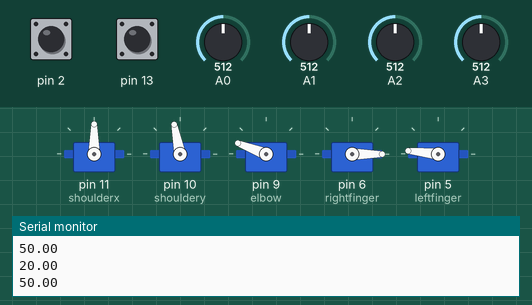
A sketch run on a simulated Arduino Uno, built with avr-gcc and run on an emulated ATmega328P. Shown: 5 × servo, the last lines printed to the serial monitor. The test bench sets the inputs (shaded band); at power-on: A0 = 512, A1 = 512, A2 = 512, pin 2 HIGH, pin 13 HIGH, A3 = 512.

Above: at 1.2 s.
1.3 s: A0 set to 585
2.8 s: A0 set to 608
At 3.41 s:
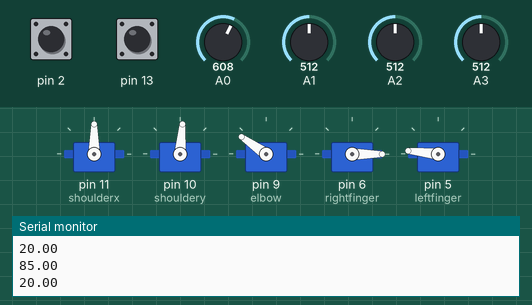
At 5.7 s:
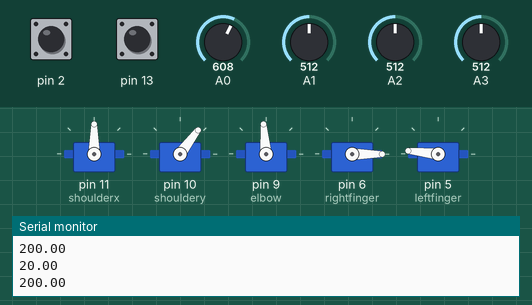
5.8 s: A1 set to 417
7.3 s: A1 set to 382
At 9.76 s:
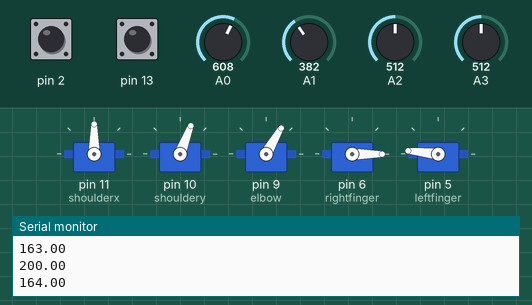
10.3 s: A2 set to 585
11.8 s: A2 set to 609
At 14.8 s:
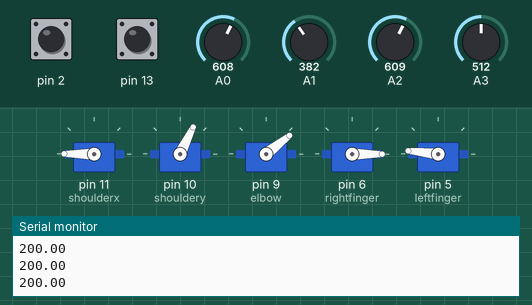
Timing chart, 0 to 15.8 s (numbered marks = the images above; inputs shaded):
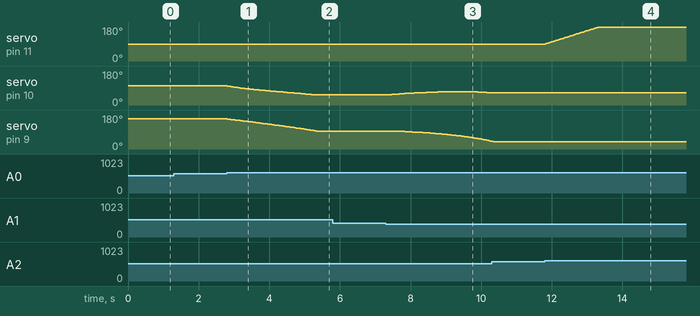

Measured:
- the behaviour switches between 600 and 601 on A0 (found by bisection; images 0 and 1)
- the behaviour switches between 400 and 399 on A1 (found by bisection; images 2 and 3)
- the behaviour switches between 600 and 601 on A2 (found by bisection; images 3 and 4)
- after the input at 2.8 s, servo on pin 10 (shouldery): moves from 101° to 53° over 2.5 s, starting at once; servo on pin 9 (elbow): moves from 159° to 95° over 2.5 s, starting at once
- after the input at 7.3 s, servo on pin 10 (shouldery): rises from 53° to 70° in 1.7 s, then falls to 65° in 1.2 s; servo on pin 9 (elbow): moves from 95° to 42° over 2.8 s, starting after 0.21 s
- after the input at 11.8 s, servo on pin 11 (shoulderx): moves from 90° to 180° over 1.5 s, starting at once

The sketch:

inversekinematics.ino
```cpp
#include <Servo.h>
#include <math.h>
Servo shoulderx;  // create Servo object to control a servo
Servo shouldery;
Servo elbow;
Servo rightfinger;
Servo leftfinger;
// the setup routine runs once when you press reset:
void setup() {
  // initialize serial communication at 9600 bits per second:
  Serial.begin(9600);
  shoulderx.attach(11);
  shouldery.attach(10);
  elbow.attach(9);
  rightfinger.attach(6);
  leftfinger.attach(5);
  pinMode(2, INPUT_PULLUP);
  pinMode(13, INPUT_PULLUP);
  pinMode(3, INPUT_PULLUP);
  shoulderx.write(90);
  elbow.write(180 - 70);
  shouldery.write(160);
  leftfinger.write(174);
  rightfinger.write(0);
}
//float positionx = 20;
//float positiony = 10;
//float positionXelbow = 180;
float x = 20;
float y = 0;
float rotate = 90;
int prev = 0;
int ready = 0;
// the loop routine runs over and over again forever:
void loop() {
  float horizontal = analogRead(A0);
  float vertical = analogRead(A1);
  float turn = analogRead(A2);
  float joint4 = analogRead(A3);

  //reading joysticks
  if (horizontal < 400) {  ///forward
    x--;
  }
  if (horizontal > 600) {  ///forward
    x++;
  }
  if (vertical < 400) {  ///up
    y++;
  }
  if (vertical > 600) {  ///down
    y--;
  }
  if(turn < 400){
    rotate--;
  }
  if(turn > 600){
    rotate++;
  }

  //range and domains of arms
  if (x > 200) {
    x = 200;
  }
  if (x < 10) {
    x = 10;
  }
  if (y > 200) {
    y = 200;
  }
  if (y < 0) {
    y = 0;
  }
  if (y < 20 && x < 50){
    y = 20;
    x = 50;
  }
  //base rotation range
  if (rotate < 0){
    rotate = 0;
  }
  if (rotate > 180){
    rotate = 180;
  }

  //inverse kinematic equations
  double c = pow(x, 2) + pow(y, 2);
  double hlength = sqrt(c);
  float radians = atan2(y, x);
  float baseangle = radians * (180 / 3.1415);
  float radians2 = acos((hlength / 2) / 150);
  float baseangle2 = radians2 * (180 / 3.1415);
  float baseanglesum = baseangle + baseangle2;
  float elbowangle = 180 - (baseangle2 * 2);

  //moving the servos
  shouldery.write(baseanglesum);
  elbow.write(180 - elbowangle);
  shoulderx.write(rotate);
  delay(15);

  //claw
  int obs = digitalRead(13);
  int open = digitalRead(2);
  if(obs == 0){ //notify that there is object
    ready = 1;
    //x =+ 5;
   //y =- 2;
  if(ready == 1){ //closes claw
    delay(100);
    leftfinger.write(174);
    rightfinger.write(0);
    ready = 0;
    delay(100);
    //x =- 5;
    //y =+ 2;
    }
  }
  if(open == 0){ //opens claw
    leftfinger.write(130);
    rightfinger.write(50);
  }
  Serial.println((x));
  Serial.println((y));
}
```
